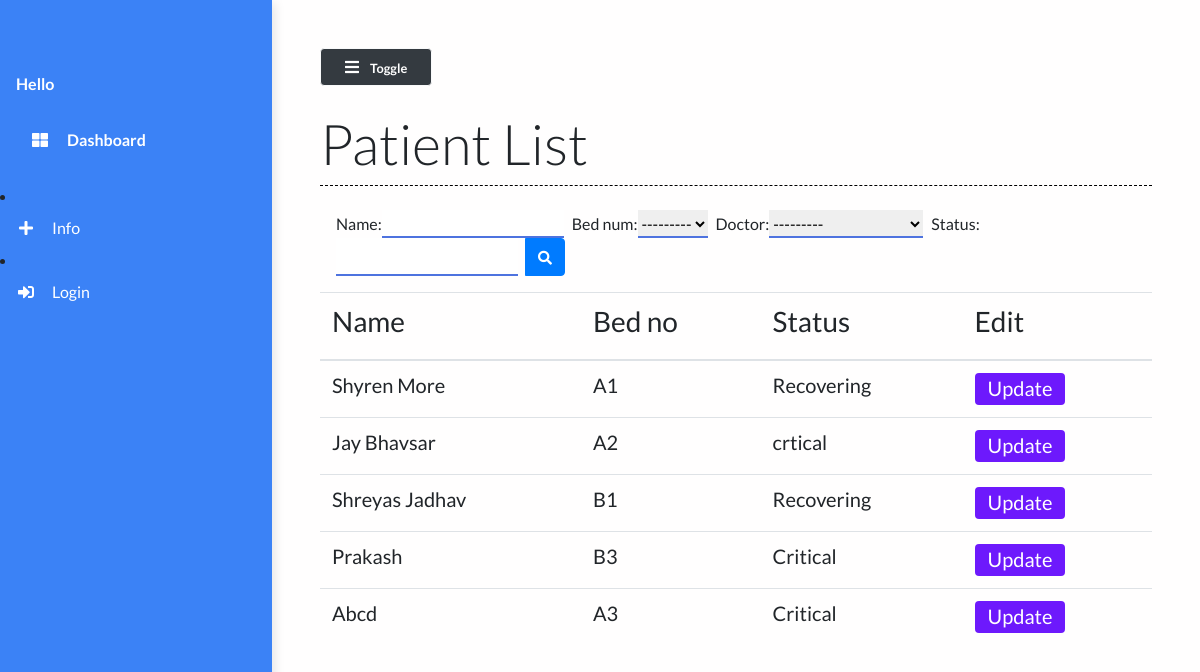
The app's page /patient_list/, older data.
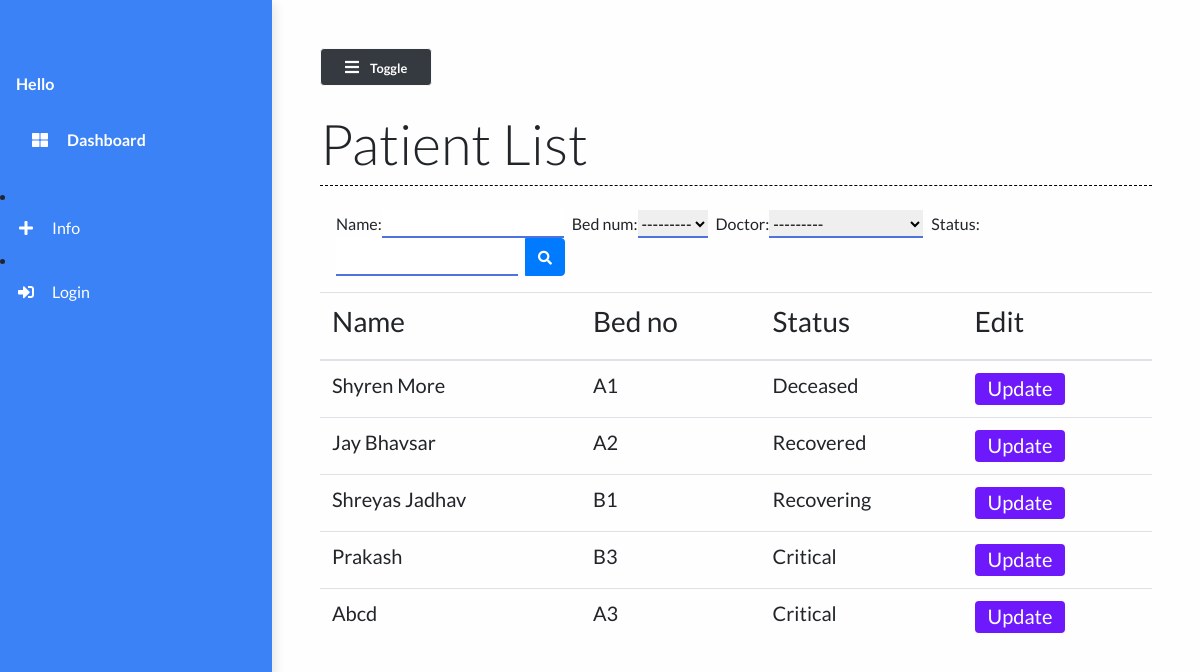
The same page, newer data.
### main/models.py (models this page shows, shortened)
class Patient(models.Model):
    name = models.CharField(max_length=50)
    phone_num = models.CharField(max_length=15)
    patient_relative_name = models.CharField(max_length=50, null=True)
    patient_relative_contact = models.CharField(max_length=15, null=True)
    address = models.TextField()
    SYMPTOMS = (
        ('Fever', 'Fever'),
        ('Dry cough', 'Dry cough'),
        ('Tiredness', 'Tiredness'),
        ('Aches and pains', 'Aches and pains'),
        ('Sore throat', 'Sore throat'),
        ('Diarrhoea', 'Diarrhoea'),
        ('Loss of taste or smell', 'Loss of taste or smell'),
        ('Difficulty in breathing or shortness of breath', 'Difficulty in breathing or shortness of breath'),
        ('Chest pain or pressure', 'Chest pain or pressure'),
        ('Loss of speech or movement', 'Loss of speech or movement'),
    )
    symptoms = MultiSelectField(choices=SYMPTOMS, null=True)
    prior_ailments = models.TextField()
    bed_num = models.ForeignKey("Bed", on_delete=models.CASCADE)
    dob = models.DateField(null=True)
    doctor = models.ForeignKey("Doctor", on_delete=models.CASCADE, null=True)
    doctors_notes = models.TextField(null=True, blank=True)
    doctors_visiting_time = models.CharField(null=True, max_length=50, blank=True)
    status = models.CharField(max_length=50)

class Bed(models.Model):
    bed_number = models.CharField(max_length=50)
    occupied = models.BooleanField()
    def __str__(self):
        return self.bed_number

### main/views.py (the view)
# urls.py: path("patient_list/", views.patient_list, name="patient_list"),
def patient_list(request):
    patients = Patient.objects.all()
    myFilter = PatientFilter(request.GET, queryset=patients)
    patients = myFilter.qs
    context = {
        'patients': patients,
        'myFilter': myFilter
    }
    return render(request, 'main/patient_list.html', context)

### main/models.py (called while the page is built)
    def __str__(self):
        return self.name

### main/templates/main/patient_list.html (shortened to what this page needs)
{% extends 'main/base.html' %}
{% load static %}
{% block contentTitle %}
    Patient List
{% endblock contentTitle %}
{% block content %}
    <form class="d-none d-sm-inline-block form-inline mr-auto ml-md-3 my-2 my-md-0 mw-100 navbar-search mb-3" method="GET" id="list">
        <div class="input-group">
        {{myFilter.form}}
            <div class="input-group-append">
                <button class="btn btn-primary btn-block" type="submit">
                    <i class="fas fa-search fa-sm"></i>
                </button>
            </div>
        </div>
    </form>
     <div class="table-responsive mt-3">
        <table class="table table-hover">
            <thead>
                <th><h3>Name</h3></th>
                <th><h3>Bed no</h3></th>
                <th><h3>Status</h3></th>
                <th><h3>Edit</h3></th>
            </thead>
            <tbody>
                {% for patient in patients %}
                <tr class="mx-auto">
                    <td scope="row"><h5>{{ patient.name }}</h5></td>
                    <td><h5>{{ patient.bed_num }}</h5></td>
                    <td><h5>{{ patient.status }}</h5></td>
                    <td><a href="/patient/{{patient.id}}" class="btn btn-purple"><h5>Update</h5></a></td>
                </tr>
                {% endfor %}
            </tbody>
        </table>
    </div>
{% endblock content %}

Row changes from the older to the newer data that the page shows:
changed Patient "Shyren More": status "Recovering" → "Deceased"
changed Patient "Jay Bhavsar": status "crtical" → "Recovered"
